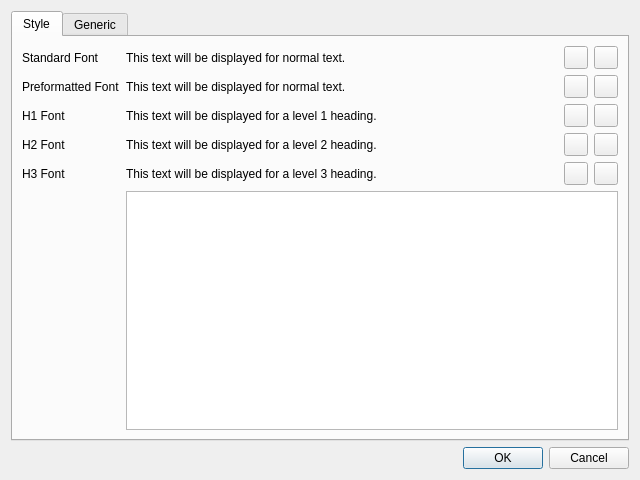
<?xml version="1.0" encoding="UTF-8"?>
<ui version="4.0">
 <class>SettingsDialog</class>
 <widget class="QDialog" name="SettingsDialog">
  <property name="geometry">
   <rect>
    <x>0</x>
    <y>0</y>
    <width>640</width>
    <height>480</height>
   </rect>
  </property>
  <property name="windowTitle">
   <string>Dialog</string>
  </property>
  <layout class="QVBoxLayout" name="verticalLayout">
   <item>
    <widget class="QTabWidget" name="tabWidget">
     <property name="currentIndex">
      <number>0</number>
     </property>
     <widget class="QWidget" name="style_tab">
      <attribute name="title">
       <string>Style</string>
      </attribute>
      <layout class="QFormLayout" name="formLayout">
       <item row="0" column="0">
        <widget class="QLabel" name="label">
         <property name="text">
          <string>Standard Font</string>
         </property>
        </widget>
       </item>
       <item row="0" column="1">
        <layout class="QHBoxLayout" name="horizontalLayout">
         <item>
          <widget class="QLabel" name="std_preview">
           <property name="text">
            <string>This text will be displayed for normal text.</string>
           </property>
          </widget>
         </item>
         <item>
          <widget class="QToolButton" name="std_change_font">
           <property name="text">
            <string/>
           </property>
           <property name="icon">
            <iconset resource="icons.qrc">
             <normaloff>:/icons/format-font.svg</normaloff>:/icons/format-font.svg</iconset>
           </property>
          </widget>
         </item>
         <item>
          <widget class="QToolButton" name="std_change_color">
           <property name="text">
            <string/>
           </property>
           <property name="icon">
            <iconset resource="icons.qrc">
             <normaloff>:/icons/palette.svg</normaloff>:/icons/palette.svg</iconset>
           </property>
          </widget>
         </item>
        </layout>
       </item>
       <item row="1" column="0">
        <widget class="QLabel" name="label">
         <property name="text">
          <string>Preformatted Font</string>
         </property>
        </widget>
       </item>
       <item row="1" column="1">
        <layout class="QHBoxLayout" name="horizontalLayout">
         <item>
          <widget class="QLabel" name="pre_preview">
           <property name="text">
            <string>This text will be displayed for normal text.</string>
           </property>
          </widget>
         </item>
         <item>
          <widget class="QToolButton" name="pre_change_font">
           <property name="text">
            <string/>
           </property>
           <property name="icon">
            <iconset resource="icons.qrc">
             <normaloff>:/icons/format-font.svg</normaloff>:/icons/format-font.svg</iconset>
           </property>
          </widget>
         </item>
         <item>
          <widget class="QToolButton" name="pre_change_color">
           <property name="text">
            <string/>
           </property>
           <property name="icon">
            <iconset resource="icons.qrc">
             <normaloff>:/icons/palette.svg</normaloff>:/icons/palette.svg</iconset>
           </property>
          </widget>
         </item>
        </layout>
       </item>
       <item row="2" column="0">
        <widget class="QLabel" name="label">
         <property name="text">
          <string>H1 Font</string>
         </property>
        </widget>
       </item>
       <item row="2" column="1">
        <layout class="QHBoxLayout" name="horizontalLayout">
         <item>
          <widget class="QLabel" name="h1_preview">
           <property name="text">
            <string>This text will be displayed for a level 1 heading.</string>
           </property>
          </widget>
         </item>
         <item>
          <widget class="QToolButton" name="h1_change_font">
           <property name="text">
            <string/>
           </property>
           <property name="icon">
            <iconset resource="icons.qrc">
             <normaloff>:/icons/format-font.svg</normaloff>:/icons/format-font.svg</iconset>
           </property>
          </widget>
         </item>
         <item>
          <widget class="QToolButton" name="h1_change_color">
           <property name="text">
            <string/>
           </property>
           <property name="icon">
            <iconset resource="icons.qrc">
             <normaloff>:/icons/palette.svg</normaloff>:/icons/palette.svg</iconset>
           </property>
          </widget>
         </item>
        </layout>
       </item>
       <item row="3" column="0">
        <widget class="QLabel" name="label">
         <property name="text">
          <string>H2 Font</string>
         </property>
        </widget>
       </item>
       <item row="3" column="1">
        <layout class="QHBoxLayout" name="horizontalLayout">
         <item>
          <widget class="QLabel" name="h2_preview">
           <property name="text">
            <string>This text will be displayed for a level 2 heading.</string>
           </property>
          </widget>
         </item>
         <item>
          <widget class="QToolButton" name="h2_change_font">
           <property name="text">
            <string/>
           </property>
           <property name="icon">
            <iconset resource="icons.qrc">
             <normaloff>:/icons/format-font.svg</normaloff>:/icons/format-font.svg</iconset>
           </property>
          </widget>
         </item>
         <item>
          <widget class="QToolButton" name="h2_change_color">
           <property name="text">
            <string/>
           </property>
           <property name="icon">
            <iconset resource="icons.qrc">
             <normaloff>:/icons/palette.svg</normaloff>:/icons/palette.svg</iconset>
           </property>
          </widget>
         </item>
        </layout>
       </item>
       <item row="4" column="0">
        <widget class="QLabel" name="label">
         <property name="text">
          <string>H3 Font</string>
         </property>
        </widget>
       </item>
       <item row="4" column="1">
        <layout class="QHBoxLayout" name="horizontalLayout">
         <item>
          <widget class="QLabel" name="h3_preview">
           <property name="text">
            <string>This text will be displayed for a level 3 heading.</string>
           </property>
           <property name="textFormat">
            <enum>Qt::PlainText</enum>
           </property>
          </widget>
         </item>
         <item>
          <widget class="QToolButton" name="h3_change_font">
           <property name="text">
            <string/>
           </property>
           <property name="icon">
            <iconset resource="icons.qrc">
             <normaloff>:/icons/format-font.svg</normaloff>:/icons/format-font.svg</iconset>
           </property>
          </widget>
         </item>
         <item>
          <widget class="QToolButton" name="h3_change_color">
           <property name="text">
            <string/>
           </property>
           <property name="icon">
            <iconset resource="icons.qrc">
             <normaloff>:/icons/palette.svg</normaloff>:/icons/palette.svg</iconset>
           </property>
          </widget>
         </item>
        </layout>
       </item>
       <item row="5" column="1">
        <widget class="QTextBrowser" name="style_preview">
         <property name="openLinks">
          <bool>false</bool>
         </property>
        </widget>
       </item>
      </layout>
     </widget>
     <widget class="QWidget" name="generic">
      <attribute name="title">
       <string>Generic</string>
      </attribute>
     </widget>
    </widget>
   </item>
   <item>
    <widget class="QDialogButtonBox" name="buttonBox">
     <property name="orientation">
      <enum>Qt::Horizontal</enum>
     </property>
     <property name="standardButtons">
      <set>QDialogButtonBox::Cancel|QDialogButtonBox::Ok</set>
     </property>
    </widget>
   </item>
  </layout>
 </widget>
 <resources>
  <include location="icons.qrc"/>
 </resources>
 <connections>
  <connection>
   <sender>buttonBox</sender>
   <signal>accepted()</signal>
   <receiver>SettingsDialog</receiver>
   <slot>accept()</slot>
   <hints>
    <hint type="sourcelabel">
     <x>257</x>
     <y>470</y>
    </hint>
    <hint type="destinationlabel">
     <x>157</x>
     <y>274</y>
    </hint>
   </hints>
  </connection>
  <connection>
   <sender>buttonBox</sender>
   <signal>rejected()</signal>
   <receiver>SettingsDialog</receiver>
   <slot>reject()</slot>
   <hints>
    <hint type="sourcelabel">
     <x>325</x>
     <y>470</y>
    </hint>
    <hint type="destinationlabel">
     <x>286</x>
     <y>274</y>
    </hint>
   </hints>
  </connection>
 </connections>
</ui>
